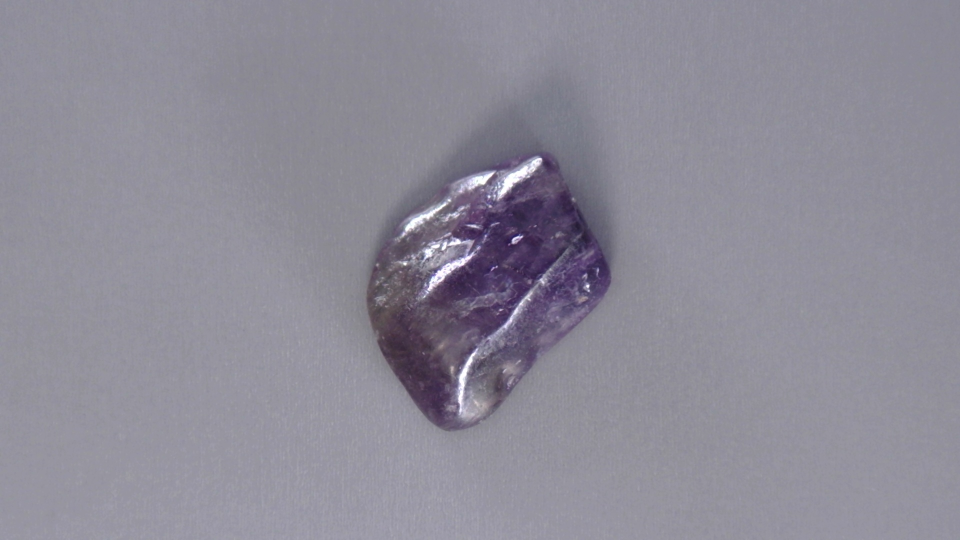
%> input picture example images/original.jpg, 1920 x 1080 px (shown at 1/2 size)
$ octave --eval "result = classify('example images/original.jpg');"   (GNU Octave 9; MATLAB toolbox functions it lacks are replaced by stand-ins)
%> lines starting %> are read from the running program, lines starting %| are printed output that depends on the picture; in (x1, y1, x2, y2) boxes, pixels count from 0 and x2, y2 are one past the last pixel; in counts of white or black regions, pixels touching at a corner belong together; the program's own positions count from 1
### preprocess_image.m
function gem_img = preprocess_image(input_img)
%PREPROCESS_IMAGE Takes in an image, returns a segmented gem image
% Given that gems are radically different in shape, color, size,
% reflectivity, etc. this approach segments by performing edge detection,
% isolating gem edges, and taking the convex hull of those edges.

% Perform the basic preprocessing needed to normalize the image
gray_img = im2double(rgb2gray(input_img));
equalized_img = adapthisteq(gray_img);
blurred_img = imfilter(equalized_img, fspecial('average', 8));

% Make a sobel filter and use it to find the edge magnitues of img
sobel_vt_filter = [
    1, 2, 1;
    0, 0, 0;
    -1, -2, -1]/4;
sobel_hz_filter = sobel_vt_filter';

dldy = imfilter(blurred_img, sobel_vt_filter, 'same', 'repl' );
dldx = imfilter(blurred_img, sobel_hz_filter, 'same', 'repl' );

edge_mag = sqrt(dldx.^2 + dldy.^2);

% Binarize the edge magnitudes to ignore weaker edges
binarized_img = imbinarize(edge_mag, 0.033);
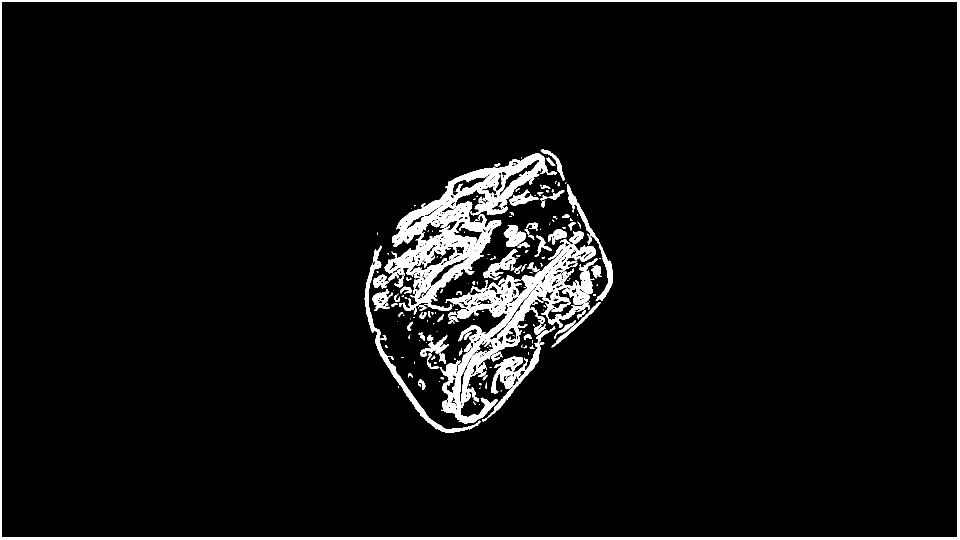
%> binarized_img: size 1080x1920 logical (shown at 1/2 size); 5.2% white; 198 white regions (112 under 20 px), largest, box (x1, y1, x2, y2) and area: (769, 307, 1113, 630) 29323, (0, 0, 1920, 1080) 26919, (880, 462, 1192, 848) 26689

% Remove some of the remaining background noise with morphology
struct_el = strel('disk', 3);
cleaned_img = imopen(binarized_img, struct_el);
%> cleaned_img: size 1080x1920 logical; 4.8% white; 109 white regions, largest, box (x1, y1, x2, y2) and area: (0, 0, 1920, 1080) 26919, (769, 307, 1095, 622) 26372, (884, 462, 1192, 847) 20124

% Occasionally, a small amount of noise still remains.
% We can fix this by removing all small pixel groups < 250 pixels

% Label all 8-conn objects and get their area in pixels
[labeled_img, obj_count] = bwlabel(cleaned_img);
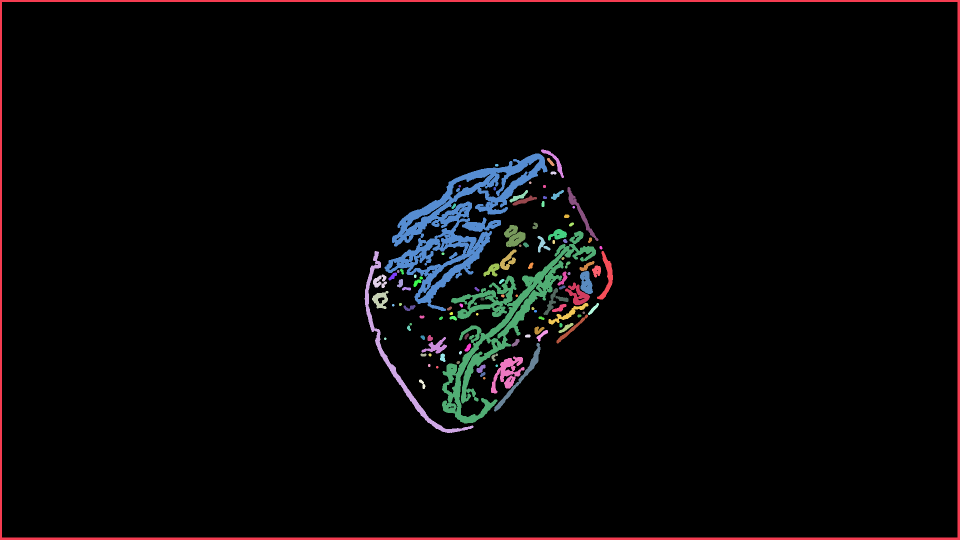
%> labeled_img: size 1080x1920 double (shown at 1/2 size); 110 distinct labels, from 0 to 109; one colour per label, 0 black
%> obj_count = 109
props = regionprops(labeled_img, 'Area');
%> props = 109 regions; largest, Area: 26919, 26372, 20124, 4091, 2045

% Make an empty image and write the larger pixel groups to it
gem_edges_img = zeros(size(cleaned_img));
for i = 1:obj_count
    if props(i).Area > 250
        gem_edges_img = gem_edges_img + (labeled_img == i);
    end
end
%> this loop made 109 passes

% Crop out the wall edges
img_size = size(gem_edges_img);
%> img_size = [1080 1920]
crop_amount = 10;
x_min = crop_amount;
y_min = crop_amount;
width = img_size(2) - crop_amount * 2;
%> width = 1900
height = img_size(1) - crop_amount * 2;
%> height = 1060
wall_crop = [x_min, y_min, width, height];
%> wall_crop = [10 10 1900 1060]
walls_cropped_img = imcrop(gem_edges_img, wall_crop);
%> walls_cropped_img: size 1061x1901 double; values 0 (black) and 1 (white), 3.3% white; 24 white regions, largest, box (x1, y1, x2, y2) and area: (760, 298, 1086, 613) 26372, (875, 453, 1183, 838) 20124, (720, 493, 938, 857) 4091

% Pad out the image so we can get a centered square crop of the gem
final_img_size = [672, 672];
padded_gem_mask = padarray(walls_cropped_img, final_img_size);
%> padded_gem_mask: size 2405x3245 double; values 0 (black) and 1 (white), 0.85% white; 24 white regions, largest, box (x1, y1, x2, y2) and area: (1432, 970, 1758, 1285) 26372, (1547, 1125, 1855, 1510) 20124, (1392, 1165, 1610, 1529) 4091

% Compute convex hull, at this point only gem edges should be remaining
% Get the centroid of filled in gem shape
gem_conv_hull = bwconvhull(padded_gem_mask);
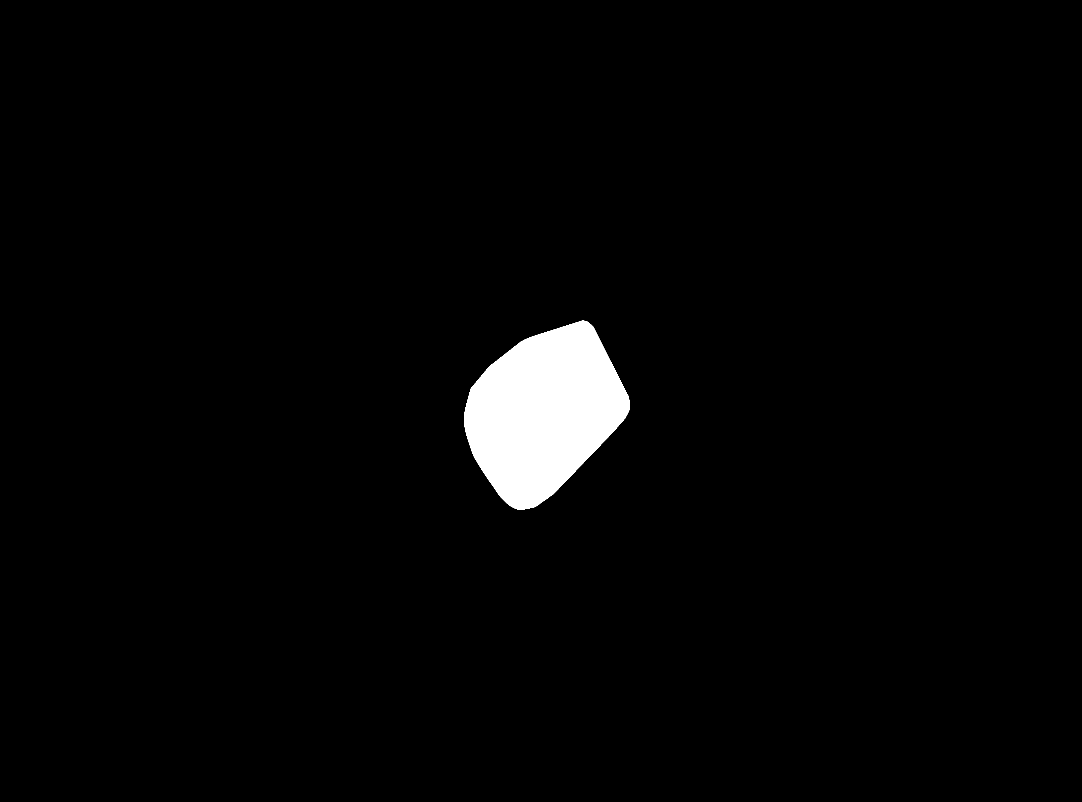
%> gem_conv_hull: size 2405x3245 logical (shown at 1/3 size); 2.4% white; 1 white region, box (x1, y1, x2, y2) and area: (1392, 962, 1889, 1529) 184189
centroid = regionprops(gem_conv_hull, 'Centroid').Centroid;
%> centroid = [1631.9 1238.4]

% Crop out a 672x672 region, with the gem being centered using centroid
x_min = round(centroid(1)) - final_img_size(1)/2;
%> x_min = 1296
y_min = round(centroid(2)) - final_img_size(2)/2;
%> y_min = 902
width = final_img_size(1) - 1;
height = final_img_size(2) - 1;
normalize_crop = [x_min, y_min, width, height];
%> normalize_crop = [1296 902 671 671]
cropped_gem_mask = imcrop(gem_conv_hull, normalize_crop);
%> cropped_gem_mask: size 672x672 logical; 40.8% white; 1 white region, box (x1, y1, x2, y2) and area: (97, 61, 594, 628) 184189

% Use the binary image as a mask to crop out the gem from original image
cropped_input_img = imcrop(input_img, wall_crop);
padded_input_img = padarray(cropped_input_img, final_img_size);
cropped_input_img = imcrop(padded_input_img, normalize_crop);
%> cropped_input_img: size 672x672x3 uint8

% Now we have a 672x672 RGB image with the gem centered
% The final step is to remove the background using the mask
segmented_gem = cropped_input_img .* uint8(cropped_gem_mask);

% Resize to 224x224 for our classifiers and return the image
gem_img = imresize(segmented_gem, 1/3, 'nearest');
end

### generate_features.m
function feature_vector = generate_features(gem_img)
%GENERATE_FEATURES Generates features to help classify an image
% Uses the gem image and the mask image to calculate various features for
% training a decision tree, features like average color, the size of the
% gem compared to the background, eccentricity of the gem, etc.

% Convert the image to CIELAB space and split it into lightness, a*, and b*
lab_img = rgb2lab(gem_img);
%> lab_img: size 224x224x3 double; mean of channels 1, 2, 3 16.3, 4.4, -5.1
[l_vals, a_vals, b_vals] = imsplit(lab_img);

% Get a mask of the gem
gem_mask = bwconvhull(rgb2gray(gem_img) > 0);
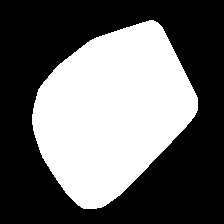
%> gem_mask: size 224x224 logical; 41.1% white; 1 white region, box (x1, y1, x2, y2) and area: (32, 20, 198, 209) 20647

% Isolate the gem pixels using the mask, so we only find their average
l_vals = l_vals(gem_mask);
a_vals = a_vals(gem_mask);
b_vals = b_vals(gem_mask);

% Get the average lightness value, and the average a* and b* values
avg_l = sum(l_vals)/size(l_vals, 1);
%> avg_l = 39.58
avg_a = sum(a_vals)/size(a_vals, 1);
%> avg_a = 10.65
avg_b = sum(b_vals)/size(b_vals, 1);
%> avg_b = -12.43

% Calculate the ratio of foreground (gem pixels) to background pixels
num_of_pixels = numel(gem_mask);
%> num_of_pixels = 50176
num_of_gem_pixels = sum(gem_mask(:));
%> num_of_gem_pixels = 20647
size_ratio = num_of_gem_pixels/num_of_pixels;
%> size_ratio = 0.411

% Calculate eccentricity
eccentricity = regionprops(gem_mask, "Eccentricity").Eccentricity;
%> eccentricity = 0.664

% Store the gem pixels in a Nx3 form for kmeans
[l_vals, a_vals, b_vals] = imsplit(rgb2lab(gem_img));
img_data = [l_vals(gem_mask), a_vals(gem_mask), b_vals(gem_mask)];

% Perform Kmeans with 3 clusters to find 3 different dominant colors
% We have to set rng to 1 to ensure clusters are consistent between runs
rng(1);
num_of_clusters = 3;
[idx, C] = kmeans(img_data, num_of_clusters);
%> C = [26.99 14.28 -16.07; 77.82 4.65 -7.81; 43.78 8.38 -9.83]

% Sort the clusters by their size
cluster_sizes = accumarray(idx(:), 1);
%> cluster_sizes = [9243; 2010; 9394]
[sorted_cluster_sizes, sorted_idx] = sort(cluster_sizes, 'descend');
%> sorted_cluster_sizes = [9394; 9243; 2010]; sorted_idx = [3; 1; 2]

% Get the centroids (color) of the clusters
dominant_color = C(sorted_idx(1), :);
%> dominant_color = [43.78 8.38 -9.83]
secondary_color = C(sorted_idx(2), :);
%> secondary_color = [26.99 14.28 -16.07]
tertiary_color = C(sorted_idx(3), :);
%> tertiary_color = [77.82 4.65 -7.81]

% End member analysis
% Define the exemplars
white_avg = [1.00, 1.00, 1.00];  % White
gray_avg  = [0.50, 0.50, 0.50];  % Gray
black_avg = [0.00, 0.00, 0.00];  % Black
red_avg   = [1.00, 0.00, 0.00];  % Red
green_avg = [0.00, 1.00, 0.00];  % Green
blue_avg  = [0.00, 0.00, 1.00];  % Blue
cyan_avg  = [0.00, 1.00, 1.00];  % Cyan
magenta_avg= [1.00, 0.00, 1.00];  % Magenta
yellow_avg = [1.00, 1.00, 0.00];  % Yellow
brown_avg  = [0.35, 0.22, 0.15];  % Brown
orange_avg = [1.00, 0.60, 0.00];  % Orange
pink_avg   = [1.00, 0.72, 0.84];  % Pink

% Compute Euclidean distance to each class exemplar.
gem_img = im2double(gem_img);
%> gem_img: size 224x224x3 double
D1 = sqrt((gem_img(:,:,1)-white_avg(1)).^2   + (gem_img(:,:,2)-white_avg(2)).^2    + (gem_img(:,:,3)-white_avg(3)).^2);
D2 = sqrt((gem_img(:,:,1)-gray_avg(1)).^2    + (gem_img(:,:,2)-gray_avg(2)).^2     + (gem_img(:,:,3)-gray_avg(3)).^2);
D3 = sqrt((gem_img(:,:,1)-black_avg(1)).^2   + (gem_img(:,:,2)-black_avg(2)).^2    + (gem_img(:,:,3)-black_avg(3)).^2);
D4 = sqrt((gem_img(:,:,1)-red_avg(1)).^2     + (gem_img(:,:,2)-red_avg(2)).^2      + (gem_img(:,:,3)-red_avg(3)).^2);
D5 = sqrt((gem_img(:,:,1)-green_avg(1)).^2   + (gem_img(:,:,2)-green_avg(2)).^2    + (gem_img(:,:,3)-green_avg(3)).^2);
D6 = sqrt((gem_img(:,:,1)-blue_avg(1)).^2    + (gem_img(:,:,2)-blue_avg(2)).^2     + (gem_img(:,:,3)-blue_avg(3)).^2);
D7 = sqrt((gem_img(:,:,1)-cyan_avg(1)).^2    + (gem_img(:,:,2)-cyan_avg(2)).^2     + (gem_img(:,:,3)-cyan_avg(3)).^2);
D8 = sqrt((gem_img(:,:,1)-magenta_avg(1)).^2 + (gem_img(:,:,2)-magenta_avg(2)).^2  + (gem_img(:,:,3)-magenta_avg(3)).^2);
D9 = sqrt((gem_img(:,:,1)-yellow_avg(1)).^2  + (gem_img(:,:,2)-yellow_avg(2)).^2   + (gem_img(:,:,3)-yellow_avg(3)).^2);
D10 = sqrt((gem_img(:,:,1)-brown_avg(1)).^2  + (gem_img(:,:,2)-brown_avg(2)).^2    + (gem_img(:,:,3)-brown_avg(3)).^2);
D11 = sqrt((gem_img(:,:,1)-orange_avg(1)).^2 + (gem_img(:,:,2)-orange_avg(2)).^2   + (gem_img(:,:,3)-orange_avg(3)).^2);
D12 = sqrt((gem_img(:,:,1)-pink_avg(1)).^2   + (gem_img(:,:,2)-pink_avg(2)).^2     + (gem_img(:,:,3)-pink_avg(3)).^2);
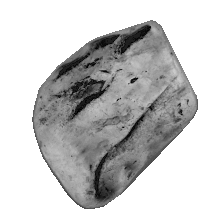
%> D12: size 224x224 double; min 0.153, max 1.49, mean 1.22; drawn with min black and max white

% Build distance matrix with a channel for each color we're classifying
distances = D1;
distances(:,:,2) = D2;
distances(:,:,3) = D3;
distances(:,:,4) = D4;
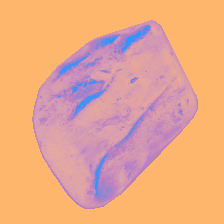
%> distances: size 224x224x4 double; mean R, G, B, A 1.45, 0.63, 0.287, 0.945; transparent parts drawn white
distances(:,:,5) = D5;
distances(:,:,6) = D6;
distances(:,:,7) = D7;
distances(:,:,8) = D8;
distances(:,:,9) = D9;
distances(:,:,10) = D10;
distances(:,:,11) = D11;
distances(:,:,12) = D12;

% Find the id of the closest distance
[~, min_id] = min(distances, [], 3);
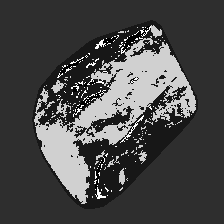
%> min_id: size 224x224 double; min 1, max 12, mean 4.15; drawn with min black and max white

% Get the sums of the various colors of pixels
bg_pixels = (num_of_pixels - num_of_gem_pixels);
%> bg_pixels = 29529
white_percentage  = nnz(min_id(:) == 1) / num_of_pixels;
%> white_percentage = 0.0112
black_percentage  = (nnz(min_id(:) == 3) - bg_pixels) / num_of_pixels;
%> black_percentage = 0.00367
gray_percentage   = nnz(min_id(:) == 2) / num_of_pixels;
%> gray_percentage = 0.204
red_percentage    = nnz(min_id(:) == 4) / num_of_pixels;
%> red_percentage = 0
green_percentage  = nnz(min_id(:) == 5) / num_of_pixels;
%> green_percentage = 0
blue_percentage   = nnz(min_id(:) == 6) / num_of_pixels;
%> blue_percentage = 0
cyan_percentage   = nnz(min_id(:) == 7) / num_of_pixels;
%> cyan_percentage = 0
magenta_percentage= nnz(min_id(:) == 8) / num_of_pixels;
%> magenta_percentage = 0
yellow_percentage = nnz(min_id(:) == 9) / num_of_pixels;
%> yellow_percentage = 0
brown_percentage  = nnz(min_id(:) == 10) / num_of_pixels;
%> brown_percentage = 0.18
orange_percentage = nnz(min_id(:) == 11) / num_of_pixels;
%> orange_percentage = 0
pink_percentage   = nnz(min_id(:) == 12) / num_of_pixels;
%> pink_percentage = 0.013

% Add all the features together and return them
feature_vector = [
    avg_l...
    avg_a...
    avg_b...
    white_percentage...
    black_percentage...
    gray_percentage...
    cyan_percentage...
    magenta_percentage...
    yellow_percentage...
    red_percentage...
    green_percentage...
    blue_percentage...
    brown_percentage...
    orange_percentage...
    pink_percentage...
    dominant_color(1)...
    dominant_color(2)...
    dominant_color(3)...
    sorted_cluster_sizes(1)...
    secondary_color(1)...
    secondary_color(2)...
    secondary_color(3)...
    sorted_cluster_sizes(2)...
    tertiary_color(1)...
    tertiary_color(2)...
    tertiary_color(3)...
    sorted_cluster_sizes(3)...
    eccentricity...
    size_ratio
];
%> feature_vector = 29 values, max 9394 at index 19, min -16.07 at index 22, mean 718.2
end

### classify.m
function classification = classify(filename)
%CLASSIFY Loads in a pre-trained classifier and classifies the image given
%by filename
if ~exist(filename, "file")
    error('Please enter a valid path to an image');
end

% Perform pre-processing on the image
gem_img = preprocess_image(imread(filename));

% Load in a classifier; this can be a neural network or a decision tree
% decision_tree.mat and resnet.mat are defined and can be used here
load decision_tree.mat;

% Check what type the classifier is, and predict the image class
if exist('net', 'var')
    scores = predict(net, single(gem_img));
    [label,score] = scores2label(scores,class_labels);
    label = strtrim(string(label));
elseif exist('dt', 'var')
    feature_vector = generate_features(gem_img);
%> (the run ends here)
